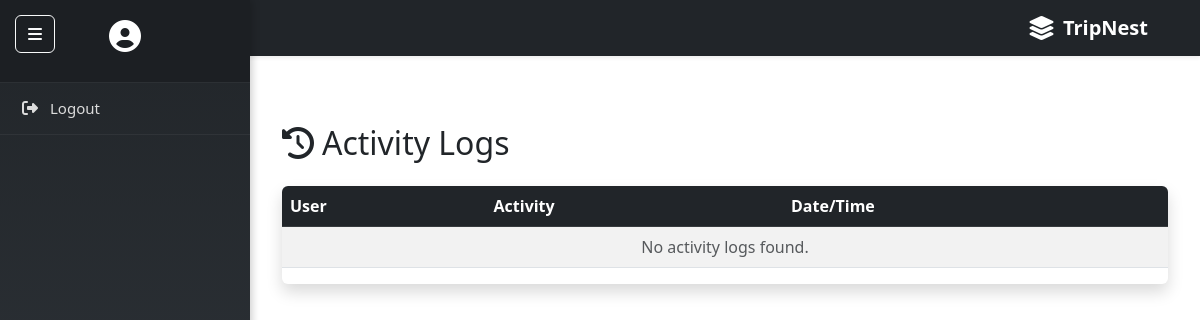
Before: /CLIENT/activity_logs.php with the older database file.
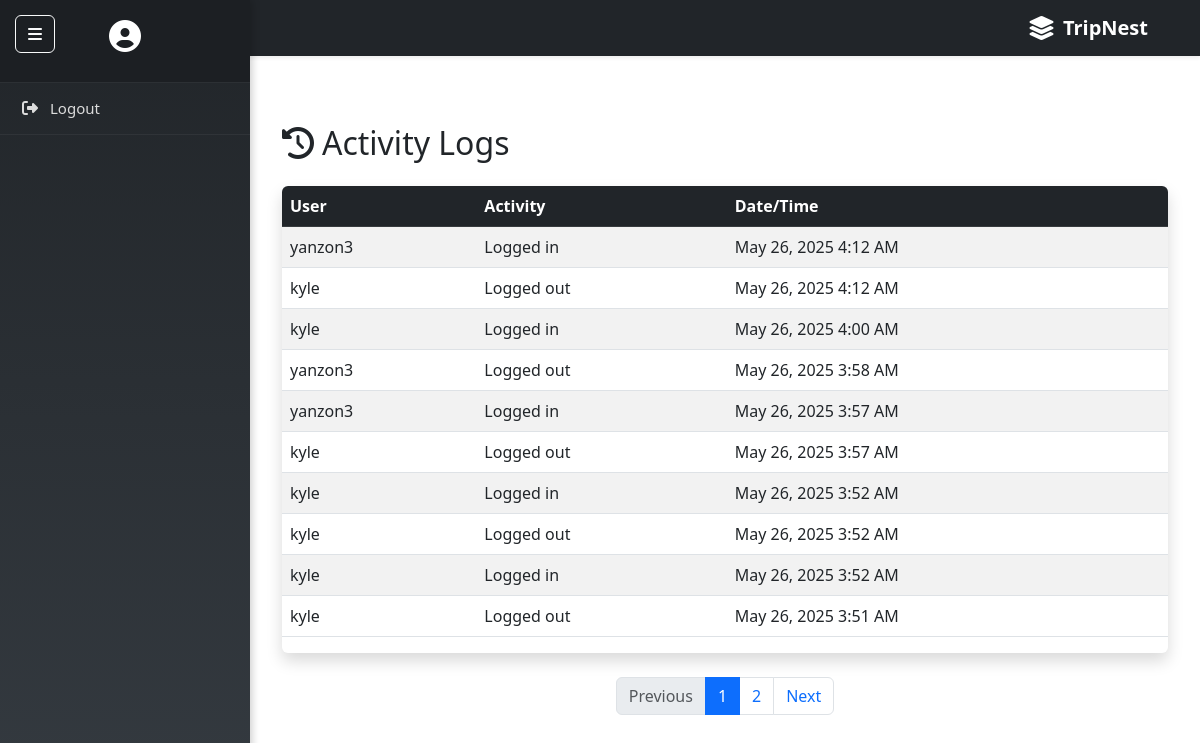
After: the same page with the newer database file.
### tables this page shows
CREATE TABLE `activity_log` (
  `id` int(11) NOT NULL,
  `user_id` int(11) NOT NULL,
  `activity` text NOT NULL,
  `created_at` timestamp NOT NULL DEFAULT current_timestamp()
);

CREATE TABLE `users` (
  `id` int(11) NOT NULL,
  `username` varchar(20) NOT NULL,
  `email` varchar(25) NOT NULL,
  `phone` varchar(20) DEFAULT NULL,
  `address` varchar(35) DEFAULT NULL,
  `password` varchar(25) NOT NULL,
  `role` enum('admin','user') DEFAULT 'user',
  `created_at` timestamp NOT NULL DEFAULT current_timestamp()
);

### CLIENT/activity_logs.php (the view, shortened to what this page needs)
<?php
include 'includes/config.php';
include 'includes/navbar.php';
include 'includes/sidebar.php';
$limit = 10;
$page = isset($_GET['page']) && is_numeric($_GET['page']) ? (int)$_GET['page'] : 1;
$offset = ($page - 1) * $limit;
$totalSql = "SELECT COUNT(*) AS total FROM activity_log";
$totalResult = $conn->query($totalSql);
$totalRows = $totalResult->fetch_assoc()['total'];
$totalPages = ceil($totalRows / $limit);
$sql = "SELECT a.*, u.username FROM activity_log a JOIN users u ON a.user_id = u.id ORDER BY a.created_at DESC LIMIT $limit OFFSET $offset";
$result = $conn->query($sql);
?>
<div id="main-content">
  <div class="container py-5">
    <h2 class="mb-4"><i class="fas fa-history me-2"></i>Activity Logs</h2>
    <div class="table-responsive shadow rounded">
      <table class="table table-striped table-hover align-middle">
        <thead class="table-dark">
          <tr>
            <th>User</th>
            <th>Activity</th>
            <th>Date/Time</th>
          </tr>
        </thead>
        <tbody>
          <?php if ($result->num_rows > 0): ?>
            <?php while ($row = $result->fetch_assoc()): ?>
              <tr>
                <td><?= htmlspecialchars($row['username']) ?></td>
                <td><?= htmlspecialchars($row['activity']) ?></td>
                <td><?= date('F j, Y g:i A', strtotime($row['created_at'])) ?></td>
              </tr>
            <?php endwhile; ?>
          <?php else: ?>
            <tr><td colspan="3" class="text-center text-muted">No activity logs found.</td></tr>
          <?php endif; ?>
        </tbody>
      </table>
    </div>
    <?php if ($totalPages > 1): ?>
      <nav aria-label="Page navigation example">
        <ul class="pagination justify-content-center mt-4">
          <li class="page-item <?= ($page <= 1) ? 'disabled' : '' ?>">
            <a class="page-link" href="?page=<?= $page - 1 ?>" tabindex="-1" aria-disabled="<?= ($page <= 1) ? 'true' : 'false' ?>">Previous</a>
          </li>
          <?php for ($i = 1; $i <= $totalPages; $i++): ?>
            <li class="page-item <?= ($i == $page) ? 'active' : '' ?>">
              <a class="page-link" href="?page=<?= $i ?>"><?= $i ?></a>
            </li>
          <?php endfor; ?>
          <li class="page-item <?= ($page >= $totalPages) ? 'disabled' : '' ?>">
            <a class="page-link" href="?page=<?= $page + 1 ?>">Next</a>
          </li>
        </ul>
      </nav>
    <?php endif; ?>
  </div>
</div>

### CLIENT/includes/header.php (shortened to what this page needs)
<!DOCTYPE html>
<html lang="en">
<head>
    <link href="https://cdn.jsdelivr.net/npm/bootstrap@5.3.0/dist/css/bootstrap.min.css" rel="stylesheet">
<link href="https://cdnjs.cloudflare.com/ajax/libs/font-awesome/6.4.0/css/all.min.css" rel="stylesheet">
</head>
<body>

### CLIENT/includes/navbar.php (shortened to what this page needs)
<?php include_once "includes/header.php"; ?>
<nav class="navbar navbar-expand-lg navbar-dark bg-dark shadow-sm px-4 " id="mainNavbar">
  <div class="container-fluid">
    <a class="navbar-brand d-flex align-items-center ms-auto" href="#">
      <i class="fas fa-layer-group me-2 fs-4"></i>
      <span class="fw-semibold fs-5">TripNest</span>
    </a>
  </div>
</nav>

### CLIENT/includes/sidebar.php (shortened to what this page needs)
<button class="btn btn-outline-light toggle-btn" onclick="toggleSidebar()">
  <i class="fas fa-bars"></i>
</button>
<div id="sidebar">
  <div class="sidebar-header">
    <i class="fas fa-user-circle"></i>
  </div>
  <a href="logout.php"><i class="fas fa-sign-out-alt"></i> Logout</a>
</div>

### CLIENT/includes/navbar.php (style rules this page uses)
#mainNavbar { transition: top 0.3s; }

### CLIENT/includes/sidebar.php (style rules this page uses)
#sidebar { width: 250px; height: 100vh; background: linear-gradient(180deg, #212529, #343a40); position: fixed; top: 0; left: 0; overflow-y: auto; transition: all 0.3s ease; z-index: 1000; box-shadow: 2px 0 8px rgba(0, 0, 0, 0.2); }
.sidebar-header { padding: 20px; background-color: #1c1f23; color: #fff; text-align: center; border-bottom: 1px solid #2c3034; }
.sidebar-header i { font-size: 2rem; margin-bottom: 10px; }
#sidebar a { display: flex; align-items: center; padding: 14px 20px; color: #dcdcdc; text-decoration: none; font-size: 15px; transition: background-color 0.2s ease; border-bottom: 1px solid rgba(255, 255, 255, 0.05); }
#sidebar a i { margin-right: 10px; font-size: 16px; width: 20px; text-align: center; }
.toggle-btn { position: fixed; left: 15px; top: 15px; z-index: 1100; }
#main-content { margin-left: 250px; transition: all 0.3s ease; padding: 20px; }

Changed rows visible on the page:
added activity_log: user.username "yanzon3", activity "Logged in", created_at "May 26, 2025 4:12 AM"
added activity_log: user.username "kyle", activity "Logged out", created_at "May 26, 2025 4:12 AM"
added activity_log: user.username "kyle", activity "Logged in", created_at "May 26, 2025 4:00 AM"
added activity_log: user.username "yanzon3", activity "Logged out", created_at "May 26, 2025 3:58 AM"
added activity_log: user.username "yanzon3", activity "Logged in", created_at "May 26, 2025 3:57 AM"
added activity_log: user.username "kyle", activity "Logged out", created_at "May 26, 2025 3:57 AM"
added activity_log: user.username "kyle", activity "Logged in", created_at "May 26, 2025 3:52 AM"
added activity_log: user.username "kyle", activity "Logged out", created_at "May 26, 2025 3:52 AM"
added activity_log: user.username "kyle", activity "Logged in", created_at "May 26, 2025 3:52 AM"
added activity_log: user.username "kyle", activity "Logged out", created_at "May 26, 2025 3:51 AM"
Other visible differences:
text no longer shown: "No activity logs found."
text now shown: "Previous Next"
new list line: "1"
new list line: "2"
